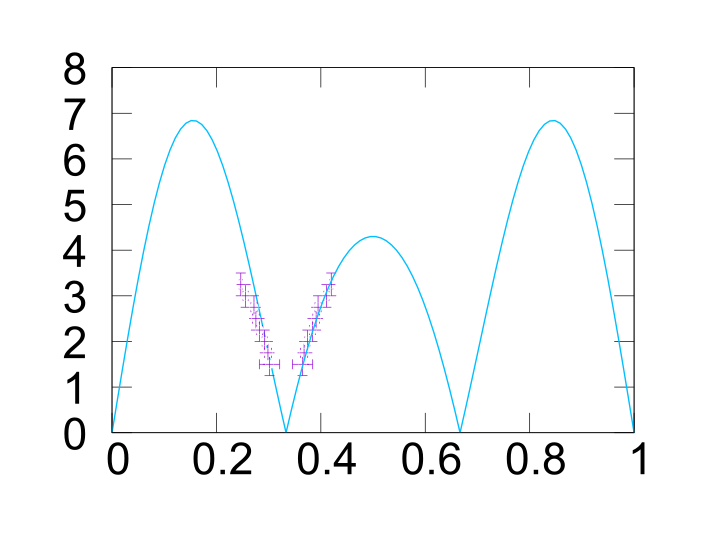

This figure's gnuplot source:
#datafile = 'E_q_w.txt'
datafile = '/Users/yamaokaryota/Documents/Projects/UTokyo/Nakajima-Lab/US-exp/workspace/HRC/dispersion-plot/HH0/E_q_w_q1q2.txt'


#set title "Ei = 15meV" font "Arial,30"

#for pdf
set term pdfcairo size 18cm,14cm font "Arial,48"
set output '/Users/yamaokaryota/Documents/Projects/UTokyo/Nakajima-Lab/US-exp/workspace/HRC/dispersion-plot/HH0/q_E.pdf'
set size ratio 0.7  # ratio r = height/width
#set size 0.9,0.9
#set origin 0.05,0.05

#set xlabel '(H,H,0) (r. l. u.)' font "Arial,24" # for png
#set ylabel 'E (meV) ' font "Arial,24" # for png



set xrange[0:1]
set yrange[0:8]

set xtics font "Arial,48"
set ytics font "Arial,48"
set xtics offset 0,0.5          # bring x labels closer while avoiding overlap
set bars 0.5                    # shrink error-bar caps (default is 1.0 character height)


load '../list.txt'

g_in(x) = cos(2*pi*x) + cos(2*pi*x) + cos(2*pi*2*x)
g_out(x) = cos(pi*x)
G(x) = ((SJ1 * (3+2*g_in(x)) + 2 * SJc * (-1+g_out(0))) * (SJ1 * (3-g_in(x)) + 2 * SJc * (-1+g_out(0)))) ** 0.5


set xrange[0.3333:0.5]
#fit G(x) datafile u ($2+0.3333):1:3 yerror via SJ1

set xrange[0:1]
plot datafile u ($2+0.3333):1:3:(0.25) w xyerrorbars lt 1 not, G(x) lc rgb "#00BFFF" lw 2 t '',\
datafile u (0.3333-$2):1:3:(0.25) w xyerrorbars lt 1 not
